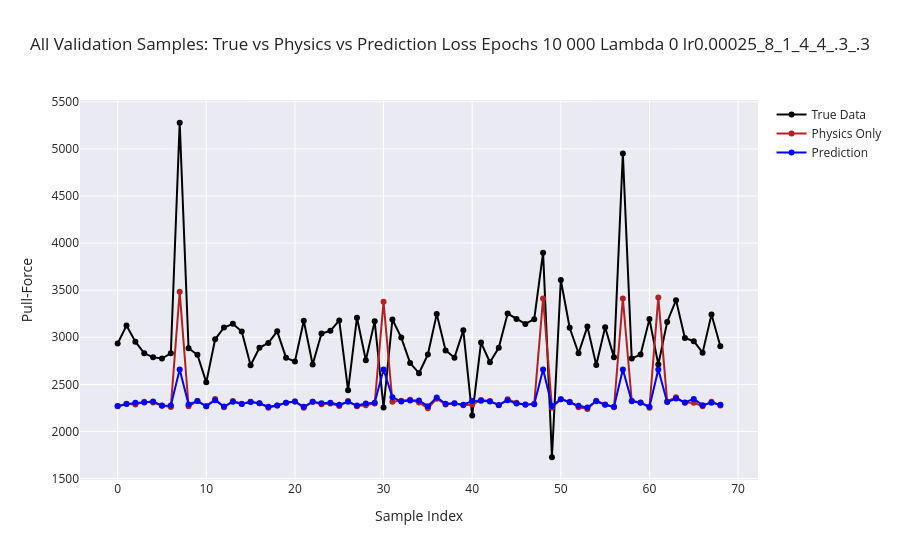

Notebook code for this chart:
### Markdown cell above
# Check Validation Loss and R2

### Code cell
# After training, do a one‐pass over val_loader:
all_true, all_phys, all_pred = [], [], []

with torch.no_grad():
    for x_cat, x_cont, y in val_loader:
        y   = y.unsqueeze(-1)                             # [B,1]
        f_p = physics_pull_force(x_cont).unsqueeze(-1)     # [B,1]
        r_p = model(x_cat, x_cont)                         # [B,1]
        y_p = (r_p)                                  # [B,1]

        all_true.append(y.ravel())
        all_phys.append(f_p.ravel())
        all_pred.append(y_p.ravel())

# flatten
all_true = np.concatenate(all_true)
all_phys = np.concatenate(all_phys)
all_pred = np.concatenate(all_pred)

# plot per‐sample
sample = np.arange(len(all_true))

fig = go.Figure()
fig.add_trace(go.Scatter(x=sample, y=all_true, mode="lines+markers",
                         name="True Data", marker=dict(color="black", size=6)))
fig.add_trace(go.Scatter(x=sample, y=all_phys, mode="lines+markers",
                         name="Physics Only", marker=dict(color="firebrick", size=6)))
fig.add_trace(go.Scatter(x=sample, y=all_pred, mode="lines+markers",
                         name="Prediction", marker=dict(color="blue", size=6)))

fig.update_layout(
    title=f"All Validation Samples: True vs Physics vs Prediction Loss Epochs {EPOCHS} Lambda {lambda_phys} {model_description}",
    xaxis_title="Sample Index",
    yaxis_title="Pull-Force",
    template="seaborn"
)
fig.show()

### Figure 1 — Plotly figure (JSON) as saved in the notebook; plotly's stock layout.template omitted (floating-point values rounded to 4 significant figures)
{"data": [{"marker": {"color": "black", "size": 6}, "mode": "lines+markers", "name": "True Data", "type": "scatter", "x": [0, 1, 2, 3, 4, 5, 6, 7, 8, 9, 10, 11, 12, 13, 14, 15, 16, 17, 18, 19, 20, 21, 22, 23, 24, 25, 26, 27, 28, 29, 30, 31, 32, 33, 34, 35, 36, 37, 38, 39, 40, 41, 42, 43, 44, 45, 46, 47, 48, 49, 50, 51, 52, 53, 54, 55, 56, 57, 58, 59, 60, 61, 62, 63, 64, 65, 66, 67, 68], "y": [2934.0, 3124.0, 2953.0, 2830.0, 2787.0, 2775.0, 2830.0, 5278.0, 2883.0, 2814.0, 2522.0, 2979.0, 3104.0, 3143.0, 3061.0, 2703.0, 2888.0, 2940.0, 3063.0, 2784.0, 2742.0, 3175.0, 2711.0, 3040.0, 3069.0, 3179.0, 2437.0, 3208.0, 2756.0, 3169.0, 2255.0, 3188.0, 2996.0, 2726.0, 2618.0, 2816.0, 3246.0, 2861.0, 2784.0, 3074.0, 2168.0, 2944.0, 2735.0, 2889.0, 3252.0, 3193.0, 3142.0, 3192.0, 3898.0, 1726.0, 3608.0, 3101.0, 2830.0, 3113.0, 2706.0, 3106.0, 2787.0, 4952.0, 2775.0, 2816.0, 3193.0, 2710.0, 3163.0, 3394.0, 2992.0, 2958.0, 2837.0, 3241.0, 2905.0]}, {"marker": {"color": "firebrick", "size": 6}, "mode": "lines+markers", "name": "Physics Only", "type": "scatter", "x": [0, 1, 2, 3, 4, 5, 6, 7, 8, 9, 10, 11, 12, 13, 14, 15, 16, 17, 18, 19, 20, 21, 22, 23, 24, 25, 26, 27, 28, 29, 30, 31, 32, 33, 34, 35, 36, 37, 38, 39, 40, 41, 42, 43, 44, 45, 46, 47, 48, 49, 50, 51, 52, 53, 54, 55, 56, 57, 58, 59, 60, 61, 62, 63, 64, 65, 66, 67, 68], "y": [2268.0, 2293.0, 2286.0, 2315.0, 2308.0, 2275.0, 2260.0, 3482.0, 2268.0, 2323.0, 2268.0, 2345.0, 2257.0, 2323.0, 2293.0, 2315.0, 2301.0, 2253.0, 2275.0, 2304.0, 2319.0, 2253.0, 2315.0, 2290.0, 2297.0, 2271.0, 2323.0, 2268.0, 2279.0, 2297.0, 3376.0, 2315.0, 2326.0, 2337.0, 2308.0, 2246.0, 2348.0, 2286.0, 2297.0, 2279.0, 2286.0, 2334.0, 2323.0, 2279.0, 2341.0, 2304.0, 2282.0, 2293.0, 3413.0, 2253.0, 2341.0, 2315.0, 2257.0, 2238.0, 2326.0, 2286.0, 2257.0, 3413.0, 2326.0, 2308.0, 2253.0, 3424.0, 2319.0, 2363.0, 2304.0, 2304.0, 2268.0, 2315.0, 2275.0]}, {"marker": {"color": "blue", "size": 6}, "mode": "lines+markers", "name": "Prediction", "type": "scatter", "x": [0, 1, 2, 3, 4, 5, 6, 7, 8, 9, 10, 11, 12, 13, 14, 15, 16, 17, 18, 19, 20, 21, 22, 23, 24, 25, 26, 27, 28, 29, 30, 31, 32, 33, 34, 35, 36, 37, 38, 39, 40, 41, 42, 43, 44, 45, 46, 47, 48, 49, 50, 51, 52, 53, 54, 55, 56, 57, 58, 59, 60, 61, 62, 63, 64, 65, 66, 67, 68], "y": [2271.0, 2291.0, 2304.0, 2307.0, 2319.0, 2274.0, 2276.0, 2657.0, 2287.0, 2322.0, 2268.0, 2332.0, 2265.0, 2316.0, 2291.0, 2313.0, 2298.0, 2262.0, 2275.0, 2306.0, 2318.0, 2261.0, 2316.0, 2299.0, 2306.0, 2284.0, 2315.0, 2275.0, 2296.0, 2306.0, 2658.0, 2363.0, 2319.0, 2329.0, 2329.0, 2268.0, 2362.0, 2294.0, 2300.0, 2284.0, 2325.0, 2325.0, 2319.0, 2282.0, 2331.0, 2297.0, 2286.0, 2290.0, 2658.0, 2270.0, 2343.0, 2311.0, 2272.0, 2255.0, 2321.0, 2284.0, 2262.0, 2657.0, 2321.0, 2306.0, 2262.0, 2657.0, 2312.0, 2350.0, 2307.0, 2346.0, 2279.0, 2306.0, 2284.0]}], "layout": {"title": {"text": "All Validation Samples: True vs Physics vs Prediction Loss Epochs 10 000 Lambda 0 lr0.00025_8_1_4_4_.3_.3"}, "xaxis": {"title": {"text": "Sample Index"}}, "yaxis": {"title": {"text": "Pull-Force"}}}}
